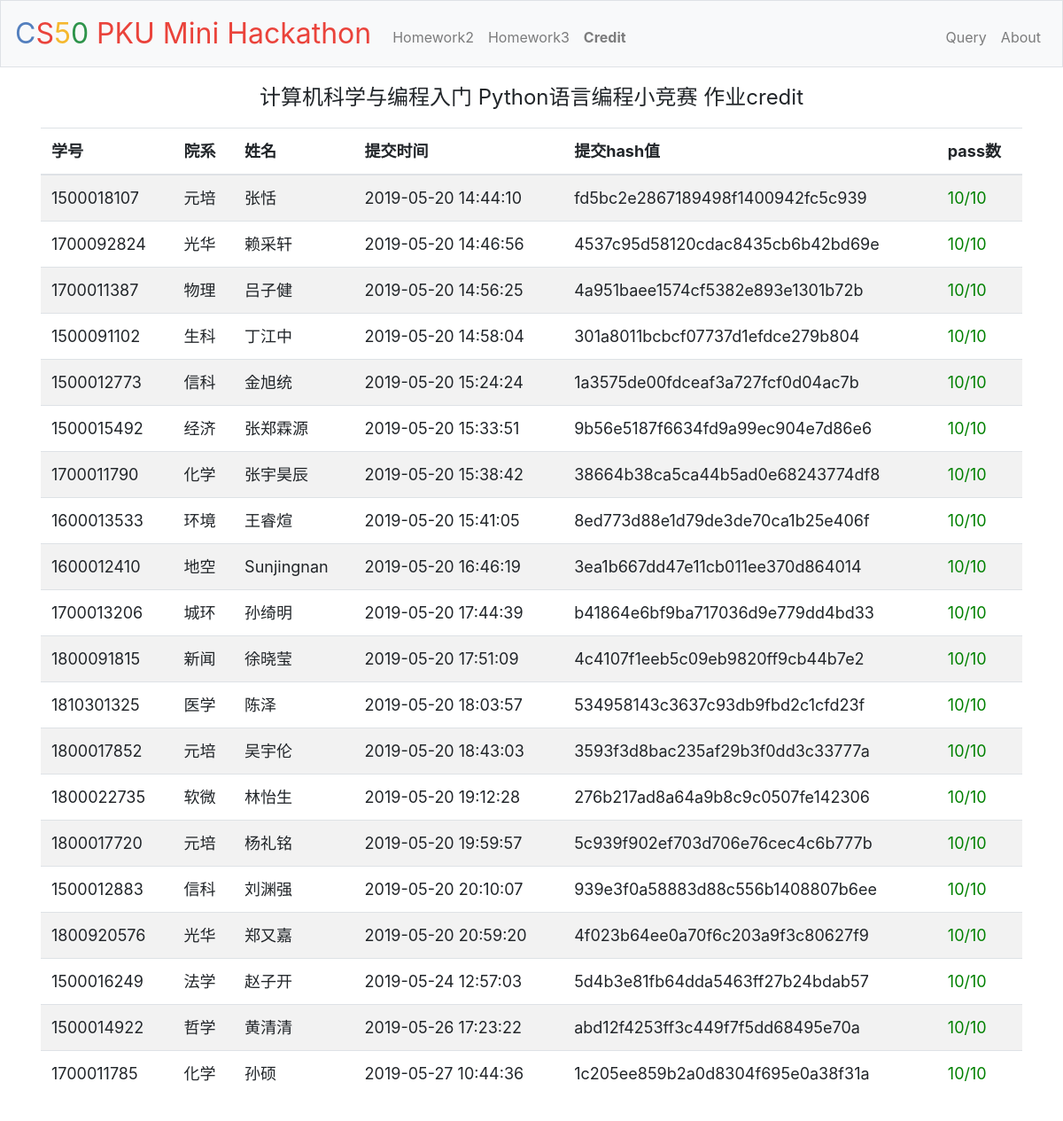
/homework4/credit, run on the app's committed database.
### tables this page shows
CREATE TABLE "submit" (
	"id"	INTEGER NOT NULL PRIMARY KEY AUTOINCREMENT UNIQUE,
	"stuid"	INTEGER NOT NULL,
	"name"	TEXT,
	"work"	INTEGER NOT NULL,
	"time"	TIMESTAMP NOT NULL DEFAULT current_timestamp,
	"exe_time"	REAL,
	"hash"	TEXT NOT NULL,
	"status"	INTEGER NOT NULL,
	"correct_num"	INTEGER
);

### application.py (the view)
@app.route("/homework4/<name>")
def homework4(name):
    dic={"hello":41,"mario":42,"cash":43,"credit":44}
    work = dic.get(name)
    if not work:
        return '<h1>Unknown homework</h1>', 400
    session["status"]=name[0].upper()+name[1:]
    app.logger.info(request.remote_addr+" "+get_time()+" GET /homework4/"+name)
    rows = db.execute("SELECT stuid,name,time,hash,correct_num FROM submit where status=0 AND work=:work GROUP BY stuid HAVING MAX(time) ORDER BY correct_num DESC, time ASC", work=work)
    result=[]
    for res in rows:
        stuid=str(res["stuid"])
        colloge=colloge_list.get(stuid)
        if not colloge:
            colloge="Unknown"
        tmp=[stuid,colloge, res["name"], res["time"], res["hash"], res["correct_num"]]
        result.append(tmp)
    return render_template("homework4.html", result=result, pass_num=pass_num.get(work), name=name)

### application.py (called while the page is built)
@app.after_request
def after_request(response):
    return response

def get_time():
    i = datetime.datetime.now()
    return "{}/{}/{} {}:{}:{}".format(i.year, i.month, i.day, i.hour, i.minute, i.second)

### templates/homework4.html (shortened to what this page needs)
{% extends "layout.html" %}
{% block main %}
    <div style="font-size:x-large">
        <p>
            计算机科学与编程入门 Python语言编程小竞赛 作业{{name}}
        </p>
    </div>
    <table class="table table-striped">
        <thead>
            <tr>
                <th>学号</th>
                <th>院系</th>
                <th>姓名</th>
                <th>提交时间</th>
                <th>提交hash值</th>
                <th>pass数</th>
            </tr>
        </thead>
        <tbody>
            {% for r in result %}
                <tr>
                    <td>{{r[0]}}</td>
                    <td>{{r[1]}}</td>
                    <td>{{r[2]}}</td>
                    <td>{{r[3]}}</td>
                    <td>{{r[4]}}</td>
                    {% if r[5] == pass_num %}
                        <td><font color="green">{{r[5]}}/{{pass_num}}</font></td>
                    {% else %}
                        <td><font color="red">{{r[5]}}/{{pass_num}}</font></td>
                    {% endif %}
                </tr>
            {% endfor %}
        </tbody>
    </table>
{% endblock %}

### static/styles.css (style rules this page uses)
main table { text-align: left; font-size: large; }

### data on the page
submit: stuid "1500018107", r "元培", name "张恬", time "2019-05-20 14:44:10", hash "fd5bc2e2867189498f1400942fc5c939", correct_num "10"
submit: stuid "1700092824", r "光华", name "赖采轩", time "2019-05-20 14:46:56", hash "4537c95d58120cdac8435cb6b42bd69e", correct_num "10"
submit: stuid "1700011387", r "物理", name "吕子健", time "2019-05-20 14:56:25", hash "4a951baee1574cf5382e893e1301b72b", correct_num "10"
submit: stuid "1500091102", r "生科", name "丁江中", time "2019-05-20 14:58:04", hash "301a8011bcbcf07737d1efdce279b804", correct_num "10"
submit: stuid "1500012773", r "信科", name "金旭统", time "2019-05-20 15:24:24", hash "1a3575de00fdceaf3a727fcf0d04ac7b", correct_num "10"
submit: stuid "1500015492", r "经济", name "张郑霖源", time "2019-05-20 15:33:51", hash "9b56e5187f6634fd9a99ec904e7d86e6", correct_num "10"
submit: stuid "1700011790", r "化学", name "张宇昊辰", time "2019-05-20 15:38:42", hash "38664b38ca5ca44b5ad0e68243774df8", correct_num "10"
submit: stuid "1600013533", r "环境", name "王睿煊", time "2019-05-20 15:41:05", hash "8ed773d88e1d79de3de70ca1b25e406f", correct_num "10"
submit: stuid "1600012410", r "地空", name "Sunjingnan", time "2019-05-20 16:46:19", hash "3ea1b667dd47e11cb011ee370d864014", correct_num "10"
submit: stuid "1700013206", r "城环", name "孙绮明", time "2019-05-20 17:44:39", hash "b41864e6bf9ba717036d9e779dd4bd33", correct_num "10"
submit: stuid "1800091815", r "新闻", name "徐晓莹", time "2019-05-20 17:51:09", hash "4c4107f1eeb5c09eb9820ff9cb44b7e2", correct_num "10"
submit: stuid "1810301325", r "医学", name "陈泽", time "2019-05-20 18:03:57", hash "534958143c3637c93db9fbd2c1cfd23f", correct_num "10"
submit: stuid "1800017852", r "元培", name "吴宇伦", time "2019-05-20 18:43:03", hash "3593f3d8bac235af29b3f0dd3c33777a", correct_num "10"
submit: stuid "1800022735", r "软微", name "林怡生", time "2019-05-20 19:12:28", hash "276b217ad8a64a9b8c9c0507fe142306", correct_num "10"
submit: stuid "1800017720", r "元培", name "杨礼铭", time "2019-05-20 19:59:57", hash "5c939f902ef703d706e76cec4c6b777b", correct_num "10"
submit: stuid "1500012883", r "信科", name "刘渊强", time "2019-05-20 20:10:07", hash "939e3f0a58883d88c556b1408807b6ee", correct_num "10"
submit: stuid "1800920576", r "光华", name "郑又嘉", time "2019-05-20 20:59:20", hash "4f023b64ee0a70f6c203a9f3c80627f9", correct_num "10"
submit: stuid "1500016249", r "法学", name "赵子开", time "2019-05-24 12:57:03", hash "5d4b3e81fb64dda5463ff27b24bdab57", correct_num "10"
submit: stuid "1500014922", r "哲学", name "黄清清", time "2019-05-26 17:23:22", hash "abd12f4253ff3c449f7f5dd68495e70a", correct_num "10"
submit: stuid "1700011785", r "化学", name "孙硕", time "2019-05-27 10:44:36", hash "1c205ee859b2a0d8304f695e0a38f31a", correct_num "10"

### other printed values
{{ session["status"] }} "Credit"
{{ name }} "credit"
